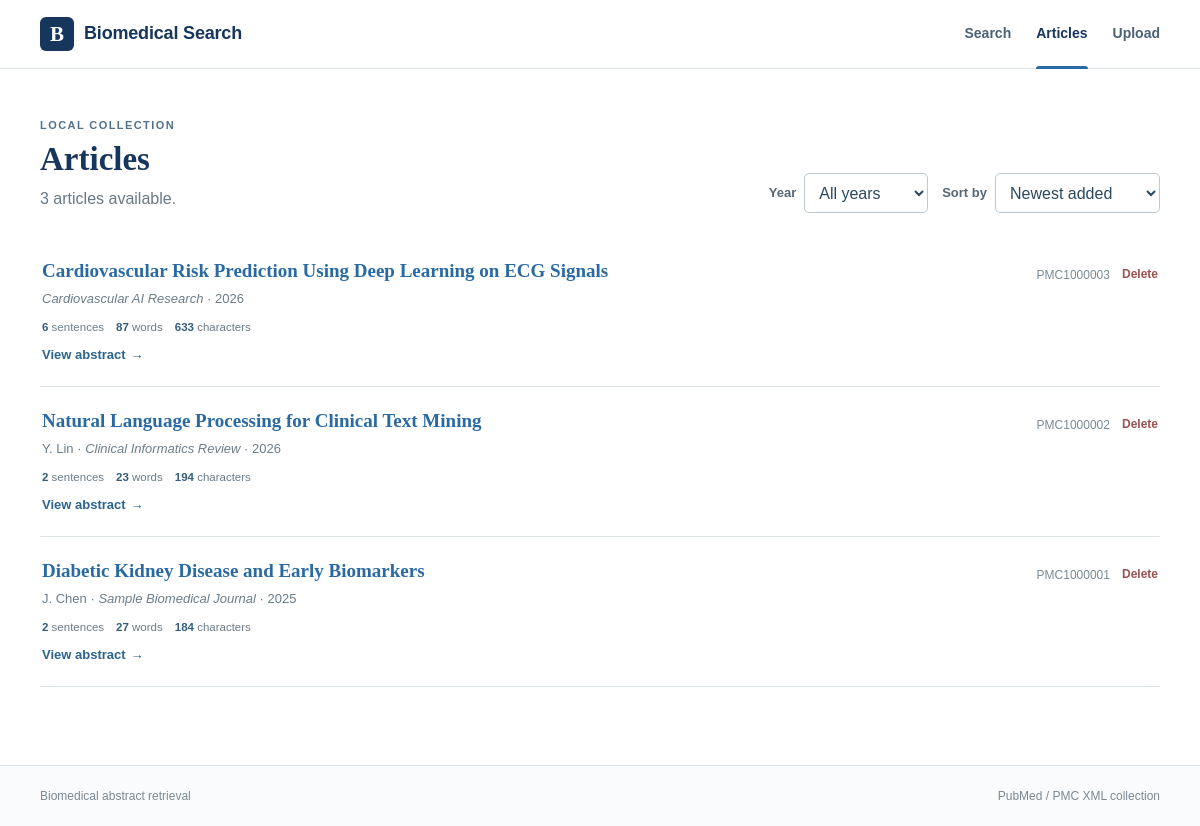
/articles/, run on an earlier commit of the app's database.
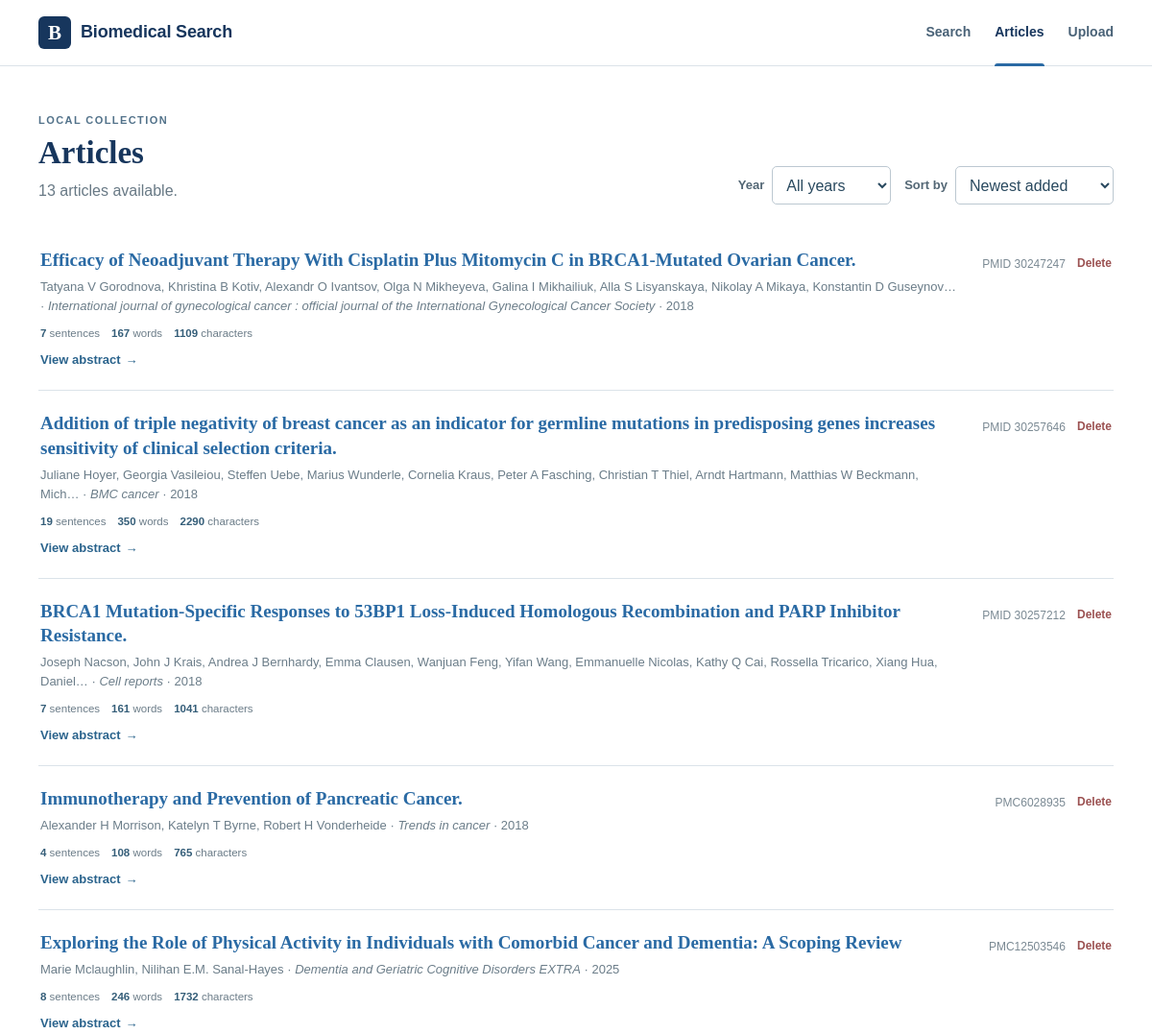
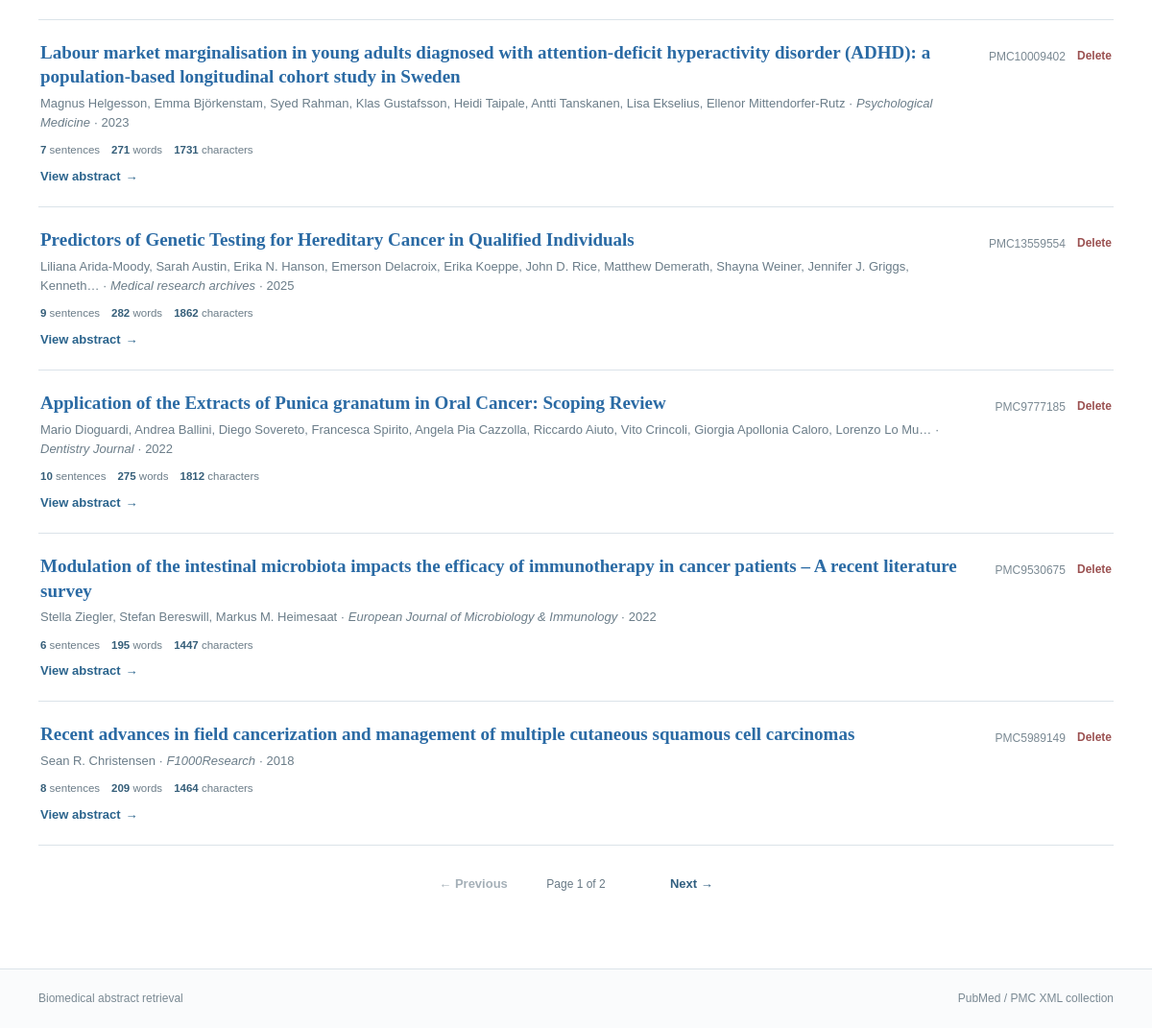
And on a later commit of the database (2 pictures, top to bottom).
### search/models.py (models this page shows, shortened)
class Document(models.Model):
    title = models.CharField(max_length=500)
    source_file = models.CharField(max_length=300, unique=True)
    pmcid = models.CharField(max_length=40, blank=True, db_index=True)
    pmid = models.CharField(max_length=40, blank=True, db_index=True)
    doi = models.CharField(max_length=200, blank=True)
    journal = models.CharField(max_length=300, blank=True)
    publication_year = models.CharField(max_length=10, blank=True)
    authors = models.TextField(blank=True)
    abstract = models.TextField(blank=True)
    raw_text = models.TextField()
    char_count = models.IntegerField(default=0)
    word_count = models.IntegerField(default=0)
    sentence_count = models.IntegerField(default=0)
    avg_words_per_sentence = models.FloatField(default=0)
    indexed_at = models.DateTimeField(auto_now=True)
    class Meta:
        ordering = ["-indexed_at", "title"]

### search/views.py (the view)
# urls.py: path("articles/", views.articles_view, name="articles"),
def articles_view(request):
    sort = request.GET.get("sort", "newest")
    available_years = _available_years()
    year = _normalize_year_filter(request.GET.get("year", ""), available_years)
    documents = Document.objects.all()
    if year:
        documents = documents.filter(publication_year=year)
    if sort == "az":
        documents = documents.order_by(Lower("title"))
    elif sort == "za":
        documents = documents.order_by(Lower("title").desc())
    elif sort == "oldest":
        documents = documents.order_by("indexed_at", Lower("title"))
    else:
        sort = "newest"
        documents = documents.order_by("-indexed_at", Lower("title"))
    filtered_count = documents.count()
    paginator = Paginator(documents, 10)
    page_obj = paginator.get_page(request.GET.get("page", 1))
    for doc in page_obj.object_list:
        doc.abstract_stats = _basic_stats(doc.abstract, include_sentences=True)
    return render(request, "search/articles.html", {
        "page_obj": page_obj,
        "sort": sort,
        "year": year,
        "available_years": available_years,
        "filtered_count": filtered_count,
        "total_docs": Document.objects.count(),
        "page_title": "Articles",
    })

### search/text_processing.py (called while the page is built)
def _token_scan_text(text: str):
    return _NUMERIC_RANGE_BOUNDARY.sub(" ", text or "")

def tokenize(text: str):
    original = text or ""
    return [
        original[m.start():m.end()].casefold()
        for m in TOKEN_PATTERN.finditer(_token_scan_text(original))
    ]

def split_sentences(text: str):
    text = (text or "").strip()
    if not text:
        return []
    paragraphs = [p.strip() for p in re.split(r"\r?\n+", text) if p.strip()]
    sentences = []
    for paragraph in paragraphs:
        sentences.extend(_split_paragraph_sentences(paragraph))
    return sentences

def document_stats(text: str):
    raw_text = text or ""
    visible_text = re.sub(r"\s+", " ", raw_text).strip()
    word_count = len(tokenize(visible_text))
    sentence_count = len(split_sentences(raw_text))
    return {
        "char_count": len(visible_text),
        "char_count_no_space": len(visible_text.replace(" ", "")),
        "word_count": word_count,
        "sentence_count": sentence_count,
        "avg_words_per_sentence": round(word_count / sentence_count, 2) if sentence_count else 0,
    }

### search/views.py (called while the page is built)
def _basic_stats(text, include_sentences=True):
    stats = document_stats(text)
    result = {
        "characters": stats["char_count"],
        "characters_no_space": stats["char_count_no_space"],
        "words": stats["word_count"],
    }
    if include_sentences:
        result["sentences"] = stats["sentence_count"]
    return result

def _available_years():
    years = (
        Document.objects.exclude(publication_year="")
        .values_list("publication_year", flat=True)
        .distinct()
    )
    return sorted(
        {str(year).strip() for year in years if str(year).strip()},
        key=lambda value: (not value.isdigit(), -(int(value) if value.isdigit() else 0), value),
    )

def _normalize_year_filter(raw_year, available_years):
    year = (raw_year or "").strip()
    return year if year in set(available_years) else ""

### search/templates/search/articles.html (shortened to what this page needs)
{% extends "search/base.html" %}
{% block content %}
<main class="site-shell page-main articles-page">
  <div class="articles-heading-row">
    <header class="page-heading">
      <span class="section-kicker">LOCAL COLLECTION</span>
      <h1>Articles</h1>
      {% if year %}
        <p>{{ filtered_count }} article{{ filtered_count|pluralize }} from {{ year }} · {{ total_docs }} total.</p>
      {% else %}
        <p>{{ total_docs }} article{{ total_docs|pluralize }} available.</p>
      {% endif %}
    </header>
    <form method="get" class="collection-controls">
      <div class="filter-control">
        <label for="year">Year</label>
        <select id="year" name="year" onchange="this.form.submit()">
          <option value="">All years</option>
        </select>
      </div>
      <div class="filter-control">
        <label for="sort">Sort by</label>
        <select id="sort" name="sort" onchange="this.form.submit()">
          <option value="newest" {% if sort == 'newest' %}selected{% endif %}>Newest added</option>
        </select>
      </div>
    </form>
  </div>
  <section class="article-list">
    {% for doc in page_obj %}
    <article class="article-list-row">
      <div class="article-row-main">
        <h2>
          <a href="{% url 'search:document_detail' doc.pk %}?sort={{ sort|urlencode }}{% if year %}&year={{ year|urlencode }}{% endif %}&page={{ page_obj.number }}">{{ doc.title }}</a>
        </h2>
        {% if doc.authors or doc.journal or doc.publication_year %}
        <p class="citation-line">
          {% if doc.authors %}{{ doc.authors|truncatechars:160 }}{% endif %}
          {% if doc.journal %}{% if doc.authors %} · {% endif %}<em>{{ doc.journal }}</em>{% endif %}
          {% if doc.publication_year %} · {{ doc.publication_year }}{% endif %}
        </p>
        {% endif %}
        {% if doc.abstract %}
        <div class="abstract-preview-stats article-list-stats" aria-label="Abstract statistics">
          <span><strong>{{ doc.abstract_stats.sentences }}</strong> sentences</span>
          <span><strong>{{ doc.abstract_stats.words }}</strong> words</span>
          <span><strong>{{ doc.abstract_stats.characters }}</strong> characters</span>
        </div>
        {% endif %}
        <div class="article-list-links">
          <a class="article-open-link" href="{% url 'search:document_detail' doc.pk %}?sort={{ sort|urlencode }}{% if year %}&year={{ year|urlencode }}{% endif %}&page={{ page_obj.number }}">View abstract <span>→</span></a>
        </div>
      </div>
      <div class="article-row-actions">
        {% if doc.pmcid %}<span class="record-id">{{ doc.pmcid }}</span>{% elif doc.pmid %}<span class="record-id">PMID {{ doc.pmid }}</span>{% endif %}
        <form method="post" action="{% url 'search:delete_document' doc.pk %}">
          <button
            class="row-delete-button"
            type="submit"
            onclick="event.stopPropagation(); return confirm('Delete this article from the collection?');"
          >Delete</button>
        </form>
      </div>
    </article>
    {% empty %}
    <div class="empty-state">
      <h3>No articles found</h3>
      <p>{% if year %}There are no articles from {{ year }} in this collection.{% else %}Upload an XML article to start the collection.{% endif %}</p>
    </div>
    {% endfor %}
  </section>
  {% if page_obj.paginator.num_pages > 1 %}
  <nav class="pagination" aria-label="Article pages">
    {% if page_obj.has_previous %}
      <a class="page-step" href="?sort={{ sort }}{% if year %}&year={{ year|urlencode }}{% endif %}&page={{ page_obj.previous_page_number }}">← Previous</a>
    {% else %}
      <span class="page-step disabled">← Previous</span>
    {% endif %}
    <span class="page-position">Page {{ page_obj.number }} of {{ page_obj.paginator.num_pages }}</span>
    {% if page_obj.has_next %}
      <a class="page-step" href="?sort={{ sort }}{% if year %}&year={{ year|urlencode }}{% endif %}&page={{ page_obj.next_page_number }}">Next →</a>
    {% else %}
      <span class="page-step disabled">Next →</span>
    {% endif %}
  </nav>
  {% endif %}
</main>
{% endblock %}

### search/templates/search/base.html (shortened to what this page needs)
{% load static %}
<!DOCTYPE html>
<html lang="zh-Hant">
<head>
  <link rel="stylesheet" href="{% static 'search/site.css' %}?v=20260920-2">
</head>
<body>
  <header class="site-header">
    <div class="site-shell header-row">
      <a class="brand" href="{% url 'search:home' %}">
        <span class="brand-mark">B</span>
        <span class="brand-text">Biomedical Search</span>
      </a>
      <nav class="main-nav" aria-label="Main navigation">
        <a class="{% if request.resolver_match.url_name == 'home' %}active{% endif %}" href="{% url 'search:home' %}">Search</a>
        <a class="{% if request.resolver_match.url_name == 'articles' or request.resolver_match.url_name == 'document_detail' %}active{% endif %}" href="{% url 'search:articles' %}">Articles</a>
        <a class="{% if request.resolver_match.url_name == 'import' %}active{% endif %}" href="{% url 'search:import' %}">Upload</a>
      </nav>
    </div>
  </header>
  {% block content %}{% endblock %}
  <footer class="site-footer">
    <div class="site-shell footer-row">
      <span>Biomedical abstract retrieval</span>
      <span>PubMed / PMC XML collection</span>
    </div>
  </footer>
</body>
</html>

What changed in the data, as far as the page shows it:
added Document: title "Efficacy of Neoadjuvant Therapy With Cisplatin Plus Mitomycin C in BRCA1-Mutated Ovarian Cancer.", authors "Tatyana V Gorodnova, Khristina B Kotiv, Alexandr O Ivantsov, Olga N Mikheyeva, Galina I Mikhailiuk, Alla S Lisyanskaya, Nikolay A Mikaya, Konstantin D Guseynov…", journal "International journal of gynecological cancer : official journal of the International Gynecological Cancer Society", publication_year "2018", abstract_stats.sentences "7", abstract_stats.words "167", abstract_stats.characters "1109", pmid "30247247"
added Document: title "Addition of triple negativity of breast cancer as an indicator for germline mutations in predisposing genes increases sensitivity of clinical selection criteria.", authors "Juliane Hoyer, Georgia Vasileiou, Steffen Uebe, Marius Wunderle, Cornelia Kraus, Peter A Fasching, Christian T Thiel, Arndt Hartmann, Matthias W Beckmann, Mich…", journal "BMC cancer", publication_year "2018", abstract_stats.sentences "19", abstract_stats.words "350", abstract_stats.characters "2290", pmid "30257646"
added Document: title "BRCA1 Mutation-Specific Responses to 53BP1 Loss-Induced Homologous Recombination and PARP Inhibitor Resistance.", authors "Joseph Nacson, John J Krais, Andrea J Bernhardy, Emma Clausen, Wanjuan Feng, Yifan Wang, Emmanuelle Nicolas, Kathy Q Cai, Rossella Tricarico, Xiang Hua, Daniel…", journal "Cell reports", publication_year "2018", abstract_stats.sentences "7", abstract_stats.words "161", abstract_stats.characters "1041", pmid "30257212"
added Document: title "Immunotherapy and Prevention of Pancreatic Cancer.", authors "Alexander H Morrison, Katelyn T Byrne, Robert H Vonderheide", journal "Trends in cancer", publication_year "2018", abstract_stats.sentences "4", abstract_stats.words "108", abstract_stats.characters "765", pmcid "PMC6028935"
added Document: title "Exploring the Role of Physical Activity in Individuals with Comorbid Cancer and Dementia: A Scoping Review", authors "Marie Mclaughlin, Nilihan E.M. Sanal-Hayes", journal "Dementia and Geriatric Cognitive Disorders EXTRA", publication_year "2025", abstract_stats.sentences "8", abstract_stats.words "246", abstract_stats.characters "1732", pmcid "PMC12503546"
added Document: title "Labour market marginalisation in young adults diagnosed with attention-deficit hyperactivity disorder (ADHD): a population-based longitudinal cohort study in Sweden", authors "Magnus Helgesson, Emma Björkenstam, Syed Rahman, Klas Gustafsson, Heidi Taipale, Antti Tanskanen, Lisa Ekselius, Ellenor Mittendorfer-Rutz", journal "Psychological Medicine", publication_year "2023", abstract_stats.sentences "7", abstract_stats.words "271", abstract_stats.characters "1731", pmcid "PMC10009402"
added Document: title "Predictors of Genetic Testing for Hereditary Cancer in Qualified Individuals", authors "Liliana Arida-Moody, Sarah Austin, Erika N. Hanson, Emerson Delacroix, Erika Koeppe, John D. Rice, Matthew Demerath, Shayna Weiner, Jennifer J. Griggs, Kenneth…", journal "Medical research archives", publication_year "2025", abstract_stats.sentences "9", abstract_stats.words "282", abstract_stats.characters "1862", pmcid "PMC13559554"
changed Document: title "Cardiovascular Risk Prediction Using Deep Learning on ECG Signals" → "Application of the Extracts of Punica granatum in Oral Cancer: Scoping Review"; authors (not shown) → "Mario Dioguardi, Andrea Ballini, Diego Sovereto, Francesca Spirito, Angela Pia Cazzolla, Riccardo Aiuto, Vito Crincoli, Giorgia Apollonia Caloro, Lorenzo Lo Mu…"; journal "Cardiovascular AI Research" → "Dentistry Journal"; publication_year "2026" → "2022"; abstract_stats.sentences "6" → "10"; abstract_stats.words "87" → "275"; abstract_stats.characters "633" → "1812"; pmcid "PMC1000003" → "PMC9777185"
changed Document: title "Natural Language Processing for Clinical Text Mining" → "Modulation of the intestinal microbiota impacts the efficacy of immunotherapy in cancer patients – A recent literature survey"; authors "Y. Lin" → "Stella Ziegler, Stefan Bereswill, Markus M. Heimesaat"; journal "Clinical Informatics Review" → "European Journal of Microbiology & Immunology"; publication_year "2026" → "2022"; abstract_stats.sentences "2" → "6"; abstract_stats.words "23" → "195"; abstract_stats.characters "194" → "1447"; pmcid "PMC1000002" → "PMC9530675"
changed Document: title "Diabetic Kidney Disease and Early Biomarkers" → "Recent advances in field cancerization and management of multiple cutaneous squamous cell carcinomas"; authors "J. Chen" → "Sean R. Christensen"; journal "Sample Biomedical Journal" → "F1000Research"; publication_year "2025" → "2018"; abstract_stats.sentences "2" → "8"; abstract_stats.words "27" → "209"; abstract_stats.characters "184" → "1464"; pmcid "PMC1000001" → "PMC5989149"
Also different on the page:
{{ total_docs }}: "3" → "13"
{{ page_obj.number }}: (not shown) → "1"
{{ page_obj.paginator.num_pages }}: (not shown) → "2"
text now shown: "← Previous Page of Next →"
